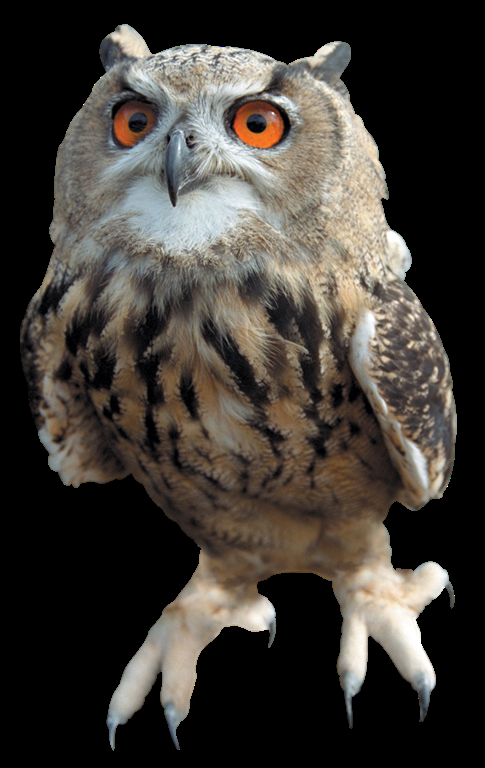
#> input picture uploaded/images-owls-png-hd-owl-free-download-png-png-image-485.png, 485 x 768 px
$ jupyter execute Untitled.ipynb
#> lines starting #> are read from the running program, lines starting #| are printed output that depends on the picture
[cell 1]
from pathlib import Path
import numpy as np
import cv2

[cell 2]
# Constants
# File locations, naming conventions, etc.
UPLOADED_IMG_DIR = Path("uploaded")
UPLOADED_IMG = "images-owls-png-hd-owl-free-download-png-png-image-485.png"

[cell 3]
def invert(img: np.ndarray):
    return 255 - img

[cell 4]
img = cv2.imread(str(UPLOADED_IMG_DIR.joinpath(UPLOADED_IMG)))
#> img is the input picture: shape (768, 485, 3); mean B, G, R 54, 59.5, 64.2

[cell 5]
inv_img = invert(img)
#> in invert, `return 255 - img`:
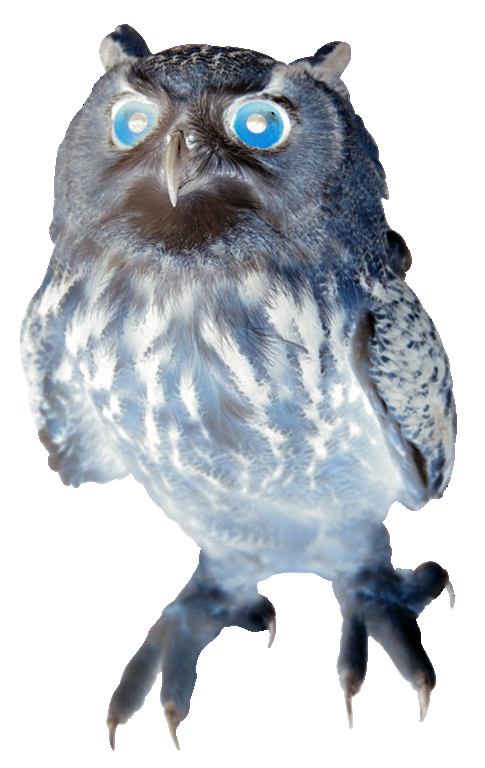
#> returned value: shape (768, 485, 3); mean of channels 0, 1, 2 201, 195.5, 190.8; drawn as B, G, R
